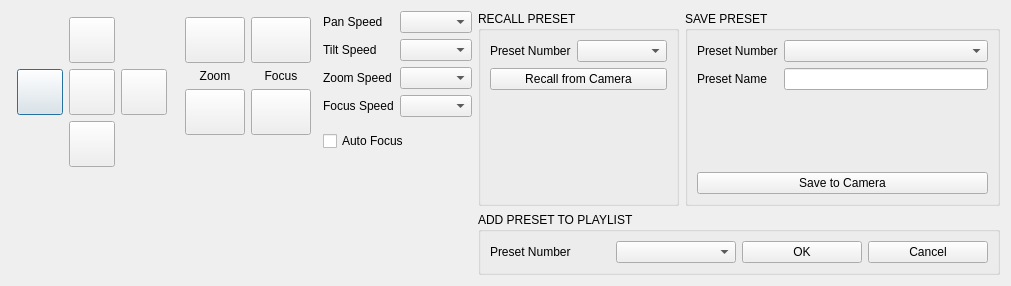
<?xml version="1.0" encoding="UTF-8"?>
<ui version="4.0">
 <class>PresetSetupDlg</class>
 <widget class="QDialog" name="PresetSetupDlg">
  <property name="geometry">
   <rect>
    <x>0</x>
    <y>0</y>
    <width>1011</width>
    <height>286</height>
   </rect>
  </property>
  <property name="windowTitle">
   <string>Preset Setup</string>
  </property>
  <property name="styleSheet">
   <string notr="true">QToolTip{
	color : black;
}
QWidget#centralWidget{
	background : #333333;
}
QDialog{
	background : #333333;
}
QGroupBox{
	color : white;

	border-radius : 5px;
	padding:8px;
	padding-top:13px;
	 border-style: outset;
 	 border-width: 2px;
	 border-color: #1f1f1f;
}
QMenuBar#menuBar{

	background : grey;
	color : white;
	 border-bottom-style: outset;
 	 border-bottom-width: 1px;
	 border-bottom-color: #222222;
}
QMenu{
	background : grey;
	color : #1f1f1f;
}
QMenu::item:selected{
	background : #c9c9c9;
}
QStatusBar#statusBar{
	background : grey;
	color : white;
	border-top-style: outset;
 	border-top-width: 1px;
	border-top-color: #222222;
}
QPushButton{
	color : white;
	background : grey;
	padding : 8px 5px;
	border-radius : 3px;
	min-width : 60px;
}
QPushButton:hover{
	background : #c9c9c9;
}

QPushButton:pressed{
	background : #474747;
}

QPushButton:disabled{
	color : #474747;
}
QLineEdit{
	color : white;
	background : #111111;
	padding : 3px;
	border-radius : 3px;
	border-color : #474747;
	border-width : 1px;
	border-style : inset;
}
QTextEdit{
	color : white;
	background : #111111;
	padding : 3px;
	border-radius : 3px;
	border-color : white;
	border-width : 1px;
}
QComboBox{
	color : white;
	background : #111111;
	padding : 3px;
	min-width : 40px;
	border-radius : 3px;
	border-style : inset;
	border-width : 1px;
	border-color : #474747;
}
QComboBox::drop-down{
	
}
QComboBox QAbstractItemView{
	background-color : black;
	color : white;
}
QSlider::handle{
	background : grey;
}
QSlider::handle:hover{
	background : #c9c9c9;
}
QSlider::handle:pressed{
	background : #474747;
}
QLabel{
	color : white;
}
QRadioButton{
	color : white;
}
QCheckBox{
	color : white;
}
QRadioButton::indicator{
	 border-style: outset;
 	 border-width: 2px;
	 border-color: #1f1f1f;
	background : white;
	border-radius : 9px;
}
QRadioButton::indicator:checked{
	 border-style: outset;
 	 border-width: 2px;
	 border-color: white;
	background : #1f1f1f;
	border-radius : 9px;
}
QCheckBox::indicator{
	 border-style: outset;
 	 border-width: 2px;
	 border-color: #1f1f1f;
	background : white;
}
QCheckBox::indicator:checked{
	 border-style: outset;
 	 border-width: 2px;
	 border-color: white;
	background : #1f1f1f;
}
QHeaderView::section{
	border-style : outset;
	border-width : 1px;
	border-color : #c9c9c9;
}sss</string>
  </property>
  <layout class="QVBoxLayout" name="verticalLayout_2">
   <item>
    <layout class="QHBoxLayout" name="horizontalLayout_2">
     <item>
      <layout class="QVBoxLayout" name="verticalLayout_7">
       <item>
        <layout class="QGridLayout" name="gridLayout_2">
         <property name="leftMargin">
          <number>6</number>
         </property>
         <property name="topMargin">
          <number>6</number>
         </property>
         <property name="rightMargin">
          <number>6</number>
         </property>
         <property name="bottomMargin">
          <number>6</number>
         </property>
         <item row="2" column="0">
          <widget class="QPushButton" name="moveLeftBtn">
           <property name="styleSheet">
            <string notr="true">QPushButton{
	width : 44px;
	height : 44px;
	background :  url(':/assets/leftarrow.png') center top no-repeat;
	padding :0px;
}
QPushButton:hover{
	width : 44px;
	height : 44px;
	background :  url(':/assets/leftarrow.png') center center no-repeat;
}
QPushButton:pressed{
	width : 44px;
	height : 44px;
	background :  url(':/assets/leftarrow.png') center bottom no-repeat;
}</string>
           </property>
           <property name="text">
            <string/>
           </property>
          </widget>
         </item>
         <item row="3" column="1">
          <widget class="QPushButton" name="moveDownBtn">
           <property name="styleSheet">
            <string notr="true">QPushButton{
	width : 44px;
	height : 44px;
	background :  url(':/assets/downarrow.png') center top no-repeat;
	padding :0px;
}
QPushButton:hover{
	width : 44px;
	height : 44px;
	background :  url(':/assets/downarrow.png') center center no-repeat;
}
QPushButton:pressed{
	width : 44px;
	height : 44px;
	background :  url(':/assets/downarrow.png') center bottom no-repeat;
}</string>
           </property>
           <property name="text">
            <string/>
           </property>
          </widget>
         </item>
         <item row="2" column="2">
          <widget class="QPushButton" name="moveRightBtn">
           <property name="styleSheet">
            <string notr="true">QPushButton{
	width : 44px;
	height : 44px;
	background :  url(':/assets/rightarrow.png') center top no-repeat;
	padding :0px;
}
QPushButton:hover{
	width : 44px;
	height : 44px;
	background :  url(':/assets/rightarrow.png') center center no-repeat;
}
QPushButton:pressed{
	width : 44px;
	height : 44px;
	background :  url(':/assets/rightarrow.png') center bottom no-repeat;
}</string>
           </property>
           <property name="text">
            <string/>
           </property>
          </widget>
         </item>
         <item row="2" column="1">
          <widget class="QPushButton" name="moveHomeBtn">
           <property name="styleSheet">
            <string notr="true">QPushButton{
	width : 44px;
	height : 44px;
	background :  url(':/assets/home.png') center top no-repeat;
	padding :0px;
}
QPushButton:hover{
	width : 44px;
	height : 44px;
	background :  url(':/assets/home.png') center center no-repeat;
}
QPushButton:pressed{
	width : 44px;
	height : 44px;
	background :  url(':/assets/home.png') center bottom no-repeat;
}</string>
           </property>
           <property name="text">
            <string/>
           </property>
          </widget>
         </item>
         <item row="1" column="1">
          <widget class="QPushButton" name="moveUpBtn">
           <property name="styleSheet">
            <string notr="true">QPushButton{
	width : 44px;
	height : 44px;
	background :  url(':/assets/uparrow.png') center top no-repeat;
	padding :0px;
}
QPushButton:hover{
	width : 44px;
	height : 44px;
	background :  url(':/assets/uparrow.png') center center no-repeat;
}
QPushButton:pressed{
	width : 44px;
	height : 44px;
	background :  url(':/assets/uparrow.png') center bottom no-repeat;
}</string>
           </property>
           <property name="text">
            <string/>
           </property>
          </widget>
         </item>
        </layout>
       </item>
       <item>
        <spacer name="verticalSpacer_7">
         <property name="orientation">
          <enum>Qt::Vertical</enum>
         </property>
         <property name="sizeHint" stdset="0">
          <size>
           <width>20</width>
           <height>40</height>
          </size>
         </property>
        </spacer>
       </item>
      </layout>
     </item>
     <item>
      <layout class="QVBoxLayout" name="verticalLayout_6">
       <item>
        <layout class="QGridLayout" name="gridLayout_3">
         <property name="leftMargin">
          <number>6</number>
         </property>
         <property name="topMargin">
          <number>6</number>
         </property>
         <property name="rightMargin">
          <number>6</number>
         </property>
         <property name="bottomMargin">
          <number>6</number>
         </property>
         <item row="0" column="1">
          <widget class="QPushButton" name="focusInBtn">
           <property name="minimumSize">
            <size>
             <width>60</width>
             <height>44</height>
            </size>
           </property>
           <property name="styleSheet">
            <string notr="true">QPushButton{
	width : 44px;
	height : 44px;
	background :  url(':/assets/focusin.png') center top no-repeat;
	padding :0px;
}
QPushButton:hover{
	width : 44px;
	height : 44px;
	background :  url(':/assets/focusin.png') center center no-repeat;
}
QPushButton:pressed{
	width : 44px;
	height : 44px;
	background :  url(':/assets/focusin.png') center bottom no-repeat;
}</string>
           </property>
           <property name="text">
            <string/>
           </property>
          </widget>
         </item>
         <item row="2" column="0">
          <widget class="QPushButton" name="zoomOutBtn">
           <property name="minimumSize">
            <size>
             <width>60</width>
             <height>44</height>
            </size>
           </property>
           <property name="styleSheet">
            <string notr="true">QPushButton{
	width : 44px;
	height : 44px;
	background :  url(':/assets/minus.png') center top no-repeat;
	padding :0px;
}
QPushButton:hover{
	width : 44px;
	height : 44px;
	background :  url(':/assets/minus.png') center center no-repeat;
}
QPushButton:pressed{
	width : 44px;
	height : 44px;
	background :  url(':/assets/minus.png') center bottom no-repeat;
}</string>
           </property>
           <property name="text">
            <string/>
           </property>
          </widget>
         </item>
         <item row="0" column="0">
          <widget class="QPushButton" name="zoomInBtn">
           <property name="minimumSize">
            <size>
             <width>60</width>
             <height>44</height>
            </size>
           </property>
           <property name="styleSheet">
            <string notr="true">QPushButton{
	width : 44px;
	height : 44px;
	background :  url(':/assets/plus.png') center top no-repeat;
	padding :0px;
}
QPushButton:hover{
	width : 44px;
	height : 44px;
	background :  url(':/assets/plus.png') center center no-repeat;
}
QPushButton:pressed{
	width : 44px;
	height : 44px;
	background :  url(':/assets/plus.png') center bottom no-repeat;
}</string>
           </property>
           <property name="text">
            <string/>
           </property>
          </widget>
         </item>
         <item row="2" column="1">
          <widget class="QPushButton" name="focusOutBtn">
           <property name="minimumSize">
            <size>
             <width>60</width>
             <height>44</height>
            </size>
           </property>
           <property name="styleSheet">
            <string notr="true">QPushButton{
	width : 44px;
	height : 44px;
	background :  url(':/assets/focusout.png') center top no-repeat;
	padding :0px;
}
QPushButton:hover{
	width : 44px;
	height : 44px;
	background :  url(':/assets/focusout.png') center center no-repeat;
}
QPushButton:pressed{
	width : 44px;
	height : 44px;
	background :  url(':/assets/focusout.png') center bottom no-repeat;
}</string>
           </property>
           <property name="text">
            <string/>
           </property>
          </widget>
         </item>
         <item row="1" column="0">
          <widget class="QLabel" name="label_5">
           <property name="text">
            <string>Zoom</string>
           </property>
           <property name="alignment">
            <set>Qt::AlignCenter</set>
           </property>
          </widget>
         </item>
         <item row="1" column="1">
          <widget class="QLabel" name="label_6">
           <property name="text">
            <string>Focus</string>
           </property>
           <property name="alignment">
            <set>Qt::AlignCenter</set>
           </property>
          </widget>
         </item>
        </layout>
       </item>
       <item>
        <spacer name="verticalSpacer_5">
         <property name="orientation">
          <enum>Qt::Vertical</enum>
         </property>
         <property name="sizeHint" stdset="0">
          <size>
           <width>20</width>
           <height>40</height>
          </size>
         </property>
        </spacer>
       </item>
      </layout>
     </item>
     <item>
      <layout class="QVBoxLayout" name="verticalLayout">
       <item>
        <layout class="QFormLayout" name="formLayout">
         <item row="0" column="0">
          <widget class="QLabel" name="label">
           <property name="text">
            <string>Pan Speed</string>
           </property>
          </widget>
         </item>
         <item row="0" column="1">
          <widget class="QComboBox" name="panSpeedCombo"/>
         </item>
         <item row="1" column="0">
          <widget class="QLabel" name="label_2">
           <property name="text">
            <string>Tilt Speed</string>
           </property>
          </widget>
         </item>
         <item row="1" column="1">
          <widget class="QComboBox" name="tiltSpeedCombo"/>
         </item>
         <item row="2" column="0">
          <widget class="QLabel" name="label_3">
           <property name="text">
            <string>Zoom Speed</string>
           </property>
          </widget>
         </item>
         <item row="2" column="1">
          <widget class="QComboBox" name="zoomSpeedCombo"/>
         </item>
         <item row="3" column="0">
          <widget class="QLabel" name="label_4">
           <property name="text">
            <string>Focus Speed</string>
           </property>
          </widget>
         </item>
         <item row="3" column="1">
          <widget class="QComboBox" name="focusSpeedCombo"/>
         </item>
        </layout>
       </item>
       <item>
        <layout class="QHBoxLayout" name="horizontalLayout_8">
         <property name="topMargin">
          <number>8</number>
         </property>
         <property name="bottomMargin">
          <number>8</number>
         </property>
         <item>
          <widget class="QCheckBox" name="autoFocusCheck">
           <property name="text">
            <string>Auto Focus</string>
           </property>
          </widget>
         </item>
        </layout>
       </item>
       <item>
        <spacer name="verticalSpacer_10">
         <property name="orientation">
          <enum>Qt::Vertical</enum>
         </property>
         <property name="sizeHint" stdset="0">
          <size>
           <width>20</width>
           <height>40</height>
          </size>
         </property>
        </spacer>
       </item>
      </layout>
     </item>
     <item>
      <layout class="QVBoxLayout" name="verticalLayout_5">
       <property name="spacing">
        <number>-1</number>
       </property>
       <item>
        <layout class="QHBoxLayout" name="horizontalLayout_4">
         <property name="spacing">
          <number>-1</number>
         </property>
         <property name="leftMargin">
          <number>0</number>
         </property>
         <property name="topMargin">
          <number>0</number>
         </property>
         <property name="rightMargin">
          <number>0</number>
         </property>
         <property name="bottomMargin">
          <number>0</number>
         </property>
         <item>
          <widget class="QGroupBox" name="groupBox_2">
           <property name="title">
            <string>RECALL PRESET</string>
           </property>
           <layout class="QVBoxLayout" name="verticalLayout_4">
            <item>
             <layout class="QFormLayout" name="formLayout_3">
              <property name="verticalSpacing">
               <number>0</number>
              </property>
              <item row="0" column="0">
               <widget class="QLabel" name="label_9">
                <property name="text">
                 <string>Preset Number</string>
                </property>
               </widget>
              </item>
              <item row="0" column="1">
               <widget class="QComboBox" name="presetCombo2">
                <property name="styleSheet">
                 <string notr="true">QComboBox{
min-width : 60px;
}</string>
                </property>
               </widget>
              </item>
             </layout>
            </item>
            <item>
             <widget class="QPushButton" name="recallPreset">
              <property name="text">
               <string>Recall from Camera</string>
              </property>
             </widget>
            </item>
            <item>
             <spacer name="verticalSpacer">
              <property name="orientation">
               <enum>Qt::Vertical</enum>
              </property>
              <property name="sizeHint" stdset="0">
               <size>
                <width>20</width>
                <height>40</height>
               </size>
              </property>
             </spacer>
            </item>
           </layout>
          </widget>
         </item>
         <item>
          <widget class="QGroupBox" name="groupBox">
           <property name="title">
            <string>SAVE PRESET</string>
           </property>
           <layout class="QVBoxLayout" name="verticalLayout_3">
            <item>
             <layout class="QFormLayout" name="formLayout_2">
              <item row="1" column="0">
               <widget class="QLabel" name="label_7">
                <property name="text">
                 <string>Preset Name</string>
                </property>
               </widget>
              </item>
              <item row="1" column="1">
               <widget class="QLineEdit" name="presetNameEdit"/>
              </item>
              <item row="0" column="1">
               <widget class="QComboBox" name="presetCombo1">
                <property name="styleSheet">
                 <string notr="true">QComboBox{
min-width : 60px;
}</string>
                </property>
               </widget>
              </item>
              <item row="0" column="0">
               <widget class="QLabel" name="label_8">
                <property name="text">
                 <string>Preset Number</string>
                </property>
               </widget>
              </item>
             </layout>
            </item>
            <item>
             <widget class="QPushButton" name="setPresetBtn">
              <property name="text">
               <string>Save to Camera</string>
              </property>
             </widget>
            </item>
           </layout>
          </widget>
         </item>
        </layout>
       </item>
       <item>
        <widget class="QGroupBox" name="groupBox_3">
         <property name="title">
          <string>ADD PRESET TO PLAYLIST</string>
         </property>
         <layout class="QHBoxLayout" name="horizontalLayout_5">
          <item>
           <widget class="QLabel" name="label_10">
            <property name="text">
             <string>Preset Number</string>
            </property>
           </widget>
          </item>
          <item>
           <widget class="QComboBox" name="presetCombo"/>
          </item>
          <item>
           <widget class="QPushButton" name="addPresetBtn">
            <property name="text">
             <string>OK</string>
            </property>
           </widget>
          </item>
          <item>
           <widget class="QPushButton" name="cancelPresetBtn">
            <property name="text">
             <string>Cancel</string>
            </property>
           </widget>
          </item>
         </layout>
        </widget>
       </item>
      </layout>
     </item>
    </layout>
   </item>
  </layout>
 </widget>
 <resources/>
 <connections/>
</ui>
